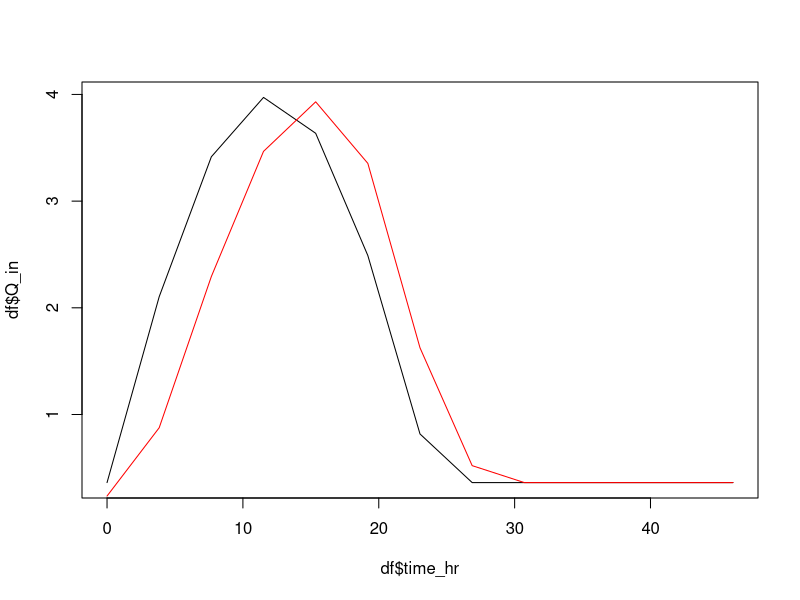

Write R code to recreate this figure.
#~~~~~~~~~~~~~~~~~~~~~~~~~~~~~~~~~~~~~~~~~~~~~~~~~~~~~~~~~~~~~~~~~~~~~~~~~~~~~~~
#Title: Initial Toy Model
#Coder: Nate Jones (cnjones7@ua.edu)
#Date: 10/15/2019 
#Purpose: Begin exploring Toy Model to explore drying and its impact on Biogeochemistry
#~~~~~~~~~~~~~~~~~~~~~~~~~~~~~~~~~~~~~~~~~~~~~~~~~~~~~~~~~~~~~~~~~~~~~~~~~~~~~~~

#Next Steps 
# -Add 


#~~~~~~~~~~~~~~~~~~~~~~~~~~~~~~~~~~~~~~~~~~~~~~~~~~~~~~~~~~~~~~~~~~~~~~~~~~~~~~~
#1.0 Setup Workspace------------------------------------------------------------
#~~~~~~~~~~~~~~~~~~~~~~~~~~~~~~~~~~~~~~~~~~~~~~~~~~~~~~~~~~~~~~~~~~~~~~~~~~~~~~~
#Clear memory (delete this once incoporated into larger workflow)
rm(list=ls())

#download relevant packages
library(tidyverse)

#User defined variables
reach_length <- 10000       # Each reach is 10 km in length
reach_slope <- 0.0003       # Slope of each reach 
reach_bkf_depth <- 1    # Bankful depth
reach_wd_ratio <- 5       # Width to depth ratio of bankful channel
reach_roughness<-0.07      # Mannings N
simulation_length<-2       # days


#~~~~~~~~~~~~~~~~~~~~~~~~~~~~~~~~~~~~~~~~~~~~~~~~~~~~~~~~~~~~~~~~~~~~~~~~~~~~~~~
#2.0 Estimate hydrologic parameters---------------------------------------------
#~~~~~~~~~~~~~~~~~~~~~~~~~~~~~~~~~~~~~~~~~~~~~~~~~~~~~~~~~~~~~~~~~~~~~~~~~~~~~~~
#2.1 Hydraulic Geometry---------------------------------------------------------
#Estimate bankful width (assume rectangular channel)
reach_bkf_width<-reach_wd_ratio*reach_bkf_depth

#Estimate bankfull flow (cms) using mannings equation
Q_bkf<- 
  (1/reach_roughness)*                             #k/n
  (reach_bkf_depth*reach_bkf_width)*               #Bankful Area
  (reach_bkf_width^(2/3))*     #Hydraulic Radius ^ (2/3)
  (reach_slope^.5)                                 #slope^0.5

#Estimate Bankful Velocity 
v_bkf<- Q_bkf/(reach_bkf_depth*reach_bkf_width)

#2.1 Inflow hydrograph ---------------------------------------------------------
#Define time step so that the Courant number (v*dt/dx) is less than or equal to 1
timestep<- floor((reach_length/v_bkf))

#Create tibble
df<-tibble(
      #Create 2 time steps
      time = seq(0,simulation_length*86400, timestep),
      #Create flow 
      Q_in = Q_bkf*sin(pi*time/86400) + Q_bkf/10
    ) %>% 
  mutate(Q_in = if_else(Q_in<=Q_bkf/10, Q_bkf/10, Q_in))


#~~~~~~~~~~~~~~~~~~~~~~~~~~~~~~~~~~~~~~~~~~~~~~~~~~~~~~~~~~~~~~~~~~~~~~~~~~~~~~~
#4.0 Create function to estimate fluxes-----------------------------------------
#~~~~~~~~~~~~~~~~~~~~~~~~~~~~~~~~~~~~~~~~~~~~~~~~~~~~~~~~~~~~~~~~~~~~~~~~~~~~~~~
#4.1 Kinematic Wave-------------------------------------------------------------
kinematic_wave<-function(Q_in,                    #Inflow
                         Q_in_1,                  #Qout from previous time step
                         dt = timestep,           #time step (seconds)
                         dx = reach_length,       #Reach length
                         slope =  reach_slope,    #Channel Slope
                         width = reach_bkf_width, #Channel Width
                         n = reach_roughness      #mannings roughness
                        ){
  #Estiate model parameters
  beta <- 3/5  #Common Assumption (See Chow 1988)
  alpha<- (n*(width^(2/3))/(slope^0.5))^beta
  
  #Estimate Reach Outflow
  Q_out<- Q_in + (((Q_in^(1-beta))/(alpha*beta*dx))*(Q_in_1-Q_in))*dt
  
  #Export Qout
  #Q_out<-if_else(Q_out<0, 0, Q_out)
  Q_out
}

#Conservative Solute Flux-------------------------------------------------------



#~~~~~~~~~~~~~~~~~~~~~~~~~~~~~~~~~~~~~~~~~~~~~~~~~~~~~~~~~~~~~~~~~~~~~~~~~~~~~~~
#5.0 Create function to estimate conservative solute flux-----------------------
#~~~~~~~~~~~~~~~~~~~~~~~~~~~~~~~~~~~~~~~~~~~~~~~~~~~~~~~~~~~~~~~~~~~~~~~~~~~~~~~
df<-df %>%
  #Run model
  mutate(Q_out = 
     pmap_dbl(
       #Model Inputs
       list(Q_in =   Q_in, 
            Q_in_1 = lag(Q_in, default = 0)), 
       #Function
       kinematic_wave)) %>% 
  #Add time_hr 
  mutate(time_hr = time/3600)

plot(df$time_hr, df$Q_in, type="l")
points(df$time_hr, df$Q_out, col="red", type="l")

